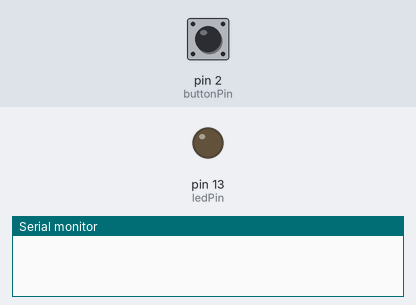
The sketch below on a simulated Arduino Uno, built with avr-gcc and run on an emulated ATmega328P. Parts: output pins drawn as LEDs (lit = HIGH), the last lines printed to the serial monitor. The test bench sets the inputs (shaded band); at power-on: pin 2 (buttonPin) HIGH.

Above: at 1.2 s.
1.3 s: pin 2 (buttonPin) pulled LOW for 0.15 s
At 1.37 s:
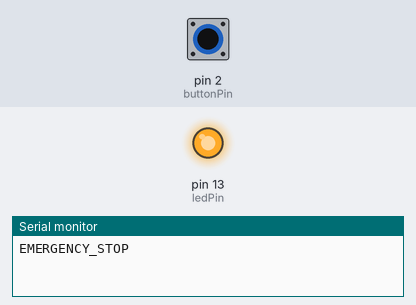
2.9 s: pin 2 (buttonPin) pulled LOW for 3.2 s
At 7.2 s:
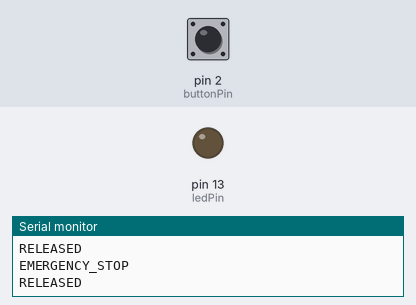
Timing chart, 0 to 8.7 s (numbered marks = the images above; inputs shaded):
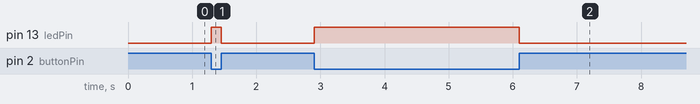

Measured:
- after the input at 1.3 s, pin 13 (ledPin): LOW → HIGH at once, → LOW 0.15 s later
- after the input at 2.9 s, pin 13 (ledPin): LOW → HIGH at once, → LOW 3.2 s later

The sketch:

arduino.ino
```cpp
const int buttonPin = 2;   // 스위치를 연결한 핀
const int ledPin = 13;     // 상태 표시용 내장 LED 핀

int lastButtonState = HIGH; // default로 HIGH

void setup() {
  // 버튼 핀을 풀업 저항 모드로 설정 (누르면 LOW, 떼면 HIGH가 됨)
  pinMode(buttonPin, INPUT_PULLUP);
  pinMode(ledPin, OUTPUT);

  // PC와 통신하기 위한 시리얼 통신 시작 (속도: 115200)
  Serial.begin(115200);
}

void loop() {
  int currentButtonState = digitalRead(buttonPin);

  // 버튼이 방금 눌렸을 때 (HIGH -> LOW로 변하는 순간)
  if (lastButtonState == HIGH && currentButtonState == LOW) {
    Serial.println("EMERGENCY_STOP");  // 시리얼모니터로 긴급 정지 신호 전송
    digitalWrite(ledPin, HIGH);        // 경고등(LED) ON
    delay(50);
  }
  // 버튼에서 손을 뗐을 때 (LOW -> HIGH로 변하는 순간)
  else if (lastButtonState == LOW && currentButtonState == HIGH) {
    Serial.println("RELEASED");        // PC로 해제 신호 전송
    digitalWrite(ledPin, LOW);         // 경고등(LED) OFF
    delay(50);
  }

  lastButtonState = currentButtonState;
}
```
